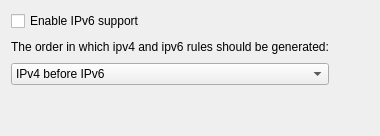
     <widget class="QWidget" name="tab">
      <attribute name="title">
       <string>IPv6</string>
      </attribute>
      <layout class="QGridLayout">
       <item row="0" column="0">
        <widget class="QCheckBox" name="ipv6_2">
         <property name="text">
          <string>Enable IPv6 support</string>
         </property>
        </widget>
       </item>
       <item row="1" column="0">
        <widget class="QLabel" name="label_2">
         <property name="text">
          <string>The order in which ipv4 and ipv6 rules should be generated:</string>
         </property>
        </widget>
       </item>
       <item row="1" column="1">
        <spacer>
         <property name="orientation">
          <enum>Qt::Orientation::Horizontal</enum>
         </property>
         <property name="sizeHint" stdset="0">
          <size>
           <width>40</width>
           <height>20</height>
          </size>
         </property>
        </spacer>
       </item>
       <item row="2" column="0">
        <widget class="QComboBox" name="ipv4before_2">
         <item>
          <property name="text">
           <string>IPv4 before IPv6</string>
          </property>
         </item>
         <item>
          <property name="text">
           <string>IPv6 before IPv4</string>
          </property>
         </item>
        </widget>
       </item>
       <item row="3" column="0">
        <spacer>
         <property name="orientation">
          <enum>Qt::Orientation::Vertical</enum>
         </property>
         <property name="sizeHint" stdset="0">
          <size>
           <width>20</width>
           <height>40</height>
          </size>
         </property>
        </spacer>
       </item>
      </layout>
     </widget>
